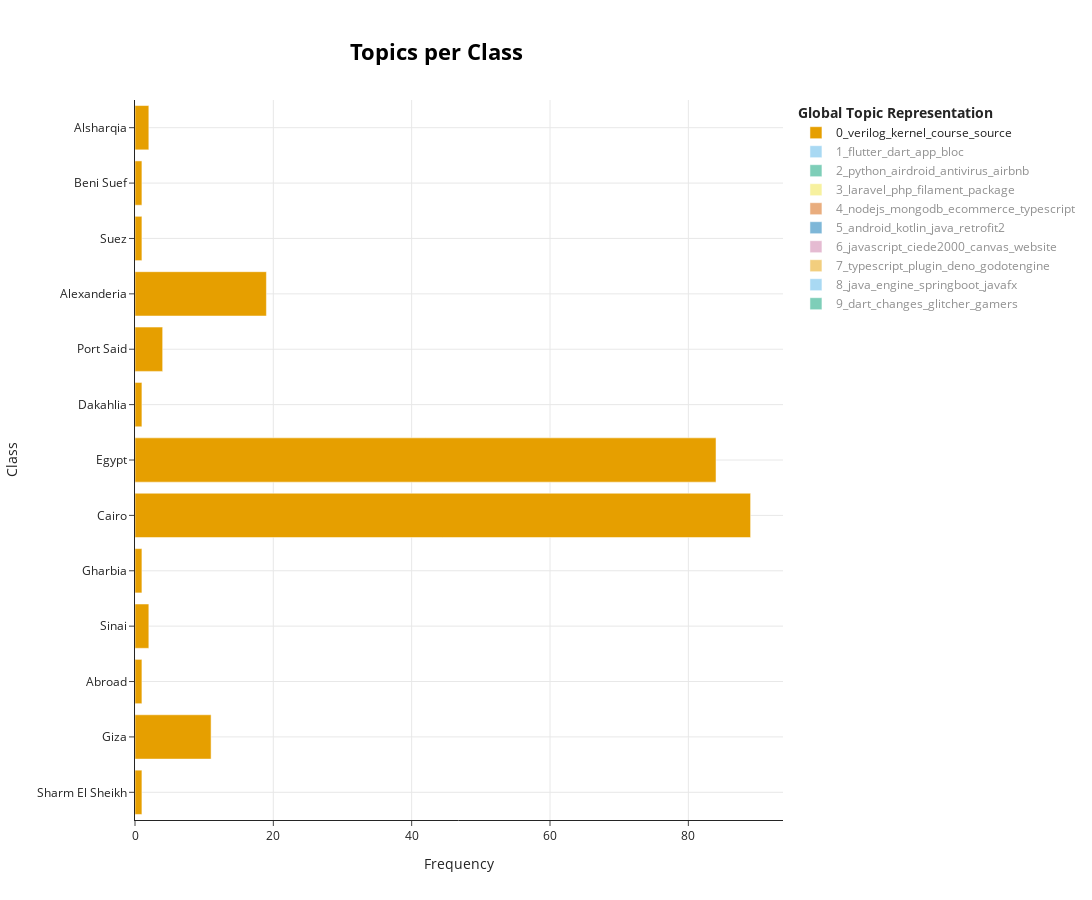

The code cell stored with this chart in its notebook:
### Code cell
city_classes = data["city"].tolist()

topics_per_city = topic_model.topics_per_class(docs, classes=city_classes)
topic_model.visualize_topics_per_class(topics_per_city)

### Figure 1 — Plotly figure (JSON) as saved in the notebook; plotly's stock layout.template omitted (floating-point values rounded to 4 significant figures)
{"data": [{"hoverinfo": "text", "hovertext": ["<b>Topic 0</b><br>Words: onlinelearning, day, students, bue, 1924", "<b>Topic 0</b><br>Words: encryption, verilog, learned, interfacing, aes128", "<b>Topic 0</b><br>Words: ami, bios, flash, driver, new", "<b>Topic 0</b><br>Words: problems, books, sql, leetcodesql50, leetcodesqlsolutions", "<b>Topic 0</b><br>Words: activated, emailbased, teacherprovided, signup, oversight", "<b>Topic 0</b><br>Words: verilog, course, vhdl, assembly, computer", "<b>Topic 0</b><br>Words: kernel, source, xiaomi, verilog, code", "<b>Topic 0</b><br>Words: roadmaps, tracks, volunteers, prepare, present", "<b>Topic 0</b><br>Words: competitiveprogramming, sessions, competitive, programming, algorithmsdata", "<b>Topic 0</b><br>Words: smart, vehicle, water, matlab, modulation", "<b>Topic 0</b><br>Words: trosc, ramadan, 2024, challenge, verilog", "<b>Topic 0</b><br>Words: assembly, chezz, x86, verilog, kernel", "<b>Topic 0</b><br>Words: cefsharp, browser, createbrowser, chromium, egypt"], "marker": {"color": "#E69F00"}, "name": "0_verilog_kernel_course_source", "orientation": "h", "type": "bar", "visible": true, "x": [1, 11, 1, 2, 1, 89, 84, 1, 4, 19, 1, 1, 2], "y": ["Sharm El Sheikh", "Giza", "Abroad", "Sinai", "Gharbia", "Cairo", "Egypt", "Dakahlia", "Port Said", "Alexanderia", "Suez", "Beni Suef", "Alsharqia"]}, {"hoverinfo": "text", "hovertext": ["<b>Topic 1</b><br>Words: dart, flutter, hardware, new, help", "<b>Topic 1</b><br>Words: inline, regex, editing, styles, extended", "<b>Topic 1</b><br>Words: flutter, dart, app, amazon, bloc", "<b>Topic 1</b><br>Words: flutter, dart, app, bloc, chart", "<b>Topic 1</b><br>Words: pet, app, homeless, pets, kot", "<b>Topic 1</b><br>Words: dart, sqflitedatabase, flutterbloc, todo, app", "<b>Topic 1</b><br>Words: keyboard, virtual, dart, graduation, flutter", "<b>Topic 1</b><br>Words: pocketbase, dart, flutter, bloccubit, generation", "<b>Topic 1</b><br>Words: hotel, find, vacation, price, users", "<b>Topic 1</b><br>Words: tiktok, fixtures, today, score, downloader", "<b>Topic 1</b><br>Words: spacex, launches, flutter, dart, innovations", "<b>Topic 1</b><br>Words: riverpod, flutter, dart, dropdown, ddd"], "marker": {"color": "#56B4E9"}, "name": "1_flutter_dart_app_bloc", "orientation": "h", "type": "bar", "visible": "legendonly", "x": [4, 1, 26, 38, 1, 3, 2, 3, 1, 2, 2, 3], "y": ["Giza", "Abroad", "Cairo", "Egypt", "Ismailia", "Dakahlia", "Port Said", "Alexanderia", "Suez", "Beni Suef", "Damietta", "Alsharqia"]}, {"hoverinfo": "text", "hovertext": ["<b>Topic 2</b><br>Words: python, airdroid, antivirus, airbnb, windows", "<b>Topic 2</b><br>Words: python, chrome, opensource, free, bounding", "<b>Topic 2</b><br>Words: python, airdroid, antivirus, prayertimes, prayer", "<b>Topic 2</b><br>Words: filehandling, thats, python, gui, made", "<b>Topic 2</b><br>Words: python, airdroid, antivirus, airbnb, windows", "<b>Topic 2</b><br>Words: 0x00, airbnb, console, python, clone", "<b>Topic 2</b><br>Words: python, airdroid, antivirus, airbnb, windows"], "marker": {"color": "#009E73"}, "name": "2_python_airdroid_antivirus_airbnb", "orientation": "h", "type": "bar", "visible": "legendonly", "x": [1, 19, 28, 1, 1, 3, 1], "y": ["Giza", "Cairo", "Egypt", "Ismailia", "Kafr El Sheikh", "Alexanderia", "Suez"]}, {"hoverinfo": "text", "hovertext": ["<b>Topic 3</b><br>Words: permission, vuejs, laravel, package, use", "<b>Topic 3</b><br>Words: laravel, php, filament, admin, package", "<b>Topic 3</b><br>Words: laravel, php, filament, permissions, package", "<b>Topic 3</b><br>Words: laravel, php, currency, rates, exchange"], "marker": {"color": "#F0E442"}, "name": "3_laravel_php_filament_package", "orientation": "h", "type": "bar", "visible": "legendonly", "x": [1, 17, 31, 5], "y": ["Luxor", "Cairo", "Egypt", "Alexanderia"]}, {"hoverinfo": "text", "hovertext": ["<b>Topic 4</b><br>Words: page, products, website, administration, onlineshop", "<b>Topic 4</b><br>Words: mongodb, nodejs, ecommerce, jakarta, typescript", "<b>Topic 4</b><br>Words: nodejs, mongodb, versedb, ecommerce, plants", "<b>Topic 4</b><br>Words: algolia, plantsstore, commercejs, sophisticated, commerce", "<b>Topic 4</b><br>Words: nodejs, ecommerce, mongodb, typescript, javascript"], "marker": {"color": "#D55E00"}, "name": "4_nodejs_mongodb_ecommerce_typescript", "orientation": "h", "type": "bar", "visible": "legendonly", "x": [2, 18, 21, 1, 11], "y": ["Giza", "Cairo", "Egypt", "Dakahlia", "Alexanderia"]}, {"hoverinfo": "text", "hovertext": ["<b>Topic 5</b><br>Words: interface, layout, dialog, desired, nice", "<b>Topic 5</b><br>Words: android, kotlin, java, product, room", "<b>Topic 5</b><br>Words: android, kotlin, java, food, retrofit2", "<b>Topic 5</b><br>Words: esp32, microcontrollers, kotlin, arduino, home", "<b>Topic 5</b><br>Words: meals, mobile, java, android, user", "<b>Topic 5</b><br>Words: recipes, android, kotlin, lottie, gson"], "marker": {"color": "#0072B2"}, "name": "5_android_kotlin_java_retrofit2", "orientation": "h", "type": "bar", "visible": "legendonly", "x": [1, 19, 26, 1, 4, 1], "y": ["Giza", "Cairo", "Egypt", "Dakahlia", "Alexanderia", "Damietta"]}, {"hoverinfo": "text", "hovertext": ["<b>Topic 6</b><br>Words: javascript, canvas, remake, flappybird, original", "<b>Topic 6</b><br>Words: photographers, javascript, photos, follow, see", "<b>Topic 6</b><br>Words: javascript, ciede2000, canvas, website, cie", "<b>Topic 6</b><br>Words: javascript, flatbed, tow, viewerjs, rage", "<b>Topic 6</b><br>Words: javascript, ciede2000, bathtub, cie, colordifference", "<b>Topic 6</b><br>Words: javascript, estate, real, animation, engine", "<b>Topic 6</b><br>Words: javascript, ciede2000, canvas, website, cie"], "marker": {"color": "#CC79A7"}, "name": "6_javascript_ciede2000_canvas_website", "orientation": "h", "type": "bar", "visible": "legendonly", "x": [4, 1, 1, 13, 28, 4, 1], "y": ["Giza", "Gharbia", "Menofia", "Cairo", "Egypt", "Alexanderia", "Asyut"]}, {"hoverinfo": "text", "hovertext": ["<b>Topic 7</b><br>Words: alternatives, listing, ux, mind, egyptian", "<b>Topic 7</b><br>Words: typescript, tomasulo, cronjob, cron, microprocessors", "<b>Topic 7</b><br>Words: typescript, plugin, ollama, showcase, nativescript", "<b>Topic 7</b><br>Words: typescript, intersection, trigger, intersectionobserver, deno", "<b>Topic 7</b><br>Words: typescript, plugin, deno, intersection, cron"], "marker": {"color": "#E69F00"}, "name": "7_typescript_plugin_deno_godotengine", "orientation": "h", "type": "bar", "visible": "legendonly", "x": [1, 18, 27, 4, 1], "y": ["Giza", "Cairo", "Egypt", "Alexanderia", "Asyut"]}, {"hoverinfo": "text", "hovertext": ["<b>Topic 8</b><br>Words: java, whistle, employing, mentorship, microservices", "<b>Topic 8</b><br>Words: java, engine, search, indexing, springboot", "<b>Topic 8</b><br>Words: java, spring, springboot, javafx, oop", "<b>Topic 8</b><br>Words: java, javafx, sql, database, hibernate"], "marker": {"color": "#56B4E9"}, "name": "8_java_engine_springboot_javafx", "orientation": "h", "type": "bar", "visible": "legendonly", "x": [3, 22, 13, 8], "y": ["Giza", "Cairo", "Egypt", "Alexanderia"]}, {"hoverinfo": "text", "hovertext": ["<b>Topic 9</b><br>Words: dart, donation, blood, medicine, terminal", "<b>Topic 9</b><br>Words: dart, terminal, gamers, inspector, glitcher", "<b>Topic 9</b><br>Words: dart, terminal, changes, unix, powershell", "<b>Topic 9</b><br>Words: dart, inspector, cross, range, picker", "<b>Topic 9</b><br>Words: dart, terminal, gamers, inspector, glitcher", "<b>Topic 9</b><br>Words: dart, terminal, gamers, inspector, glitcher", "<b>Topic 9</b><br>Words: dart, glitcher, gamers, social, app"], "marker": {"color": "#009E73"}, "name": "9_dart_changes_glitcher_gamers", "orientation": "h", "type": "bar", "visible": "legendonly", "x": [2, 1, 9, 22, 3, 2, 7], "y": ["Giza", "Gharbia", "Cairo", "Egypt", "Dakahlia", "Alexanderia", "Alsharqia"]}], "layout": {"height": 900, "hoverlabel": {"bgcolor": "white", "font": {"family": "Rockwell", "size": 16}}, "legend": {"title": {"text": "<b>Global Topic Representation"}}, "title": {"font": {"color": "Black", "size": 22}, "text": "<b>Topics per Class</b>", "x": 0.4, "xanchor": "center", "y": 0.95, "yanchor": "top"}, "width": 1250, "xaxis": {"showgrid": true, "title": {"text": "Frequency"}}, "yaxis": {"showgrid": true, "title": {"text": "Class"}}}}
